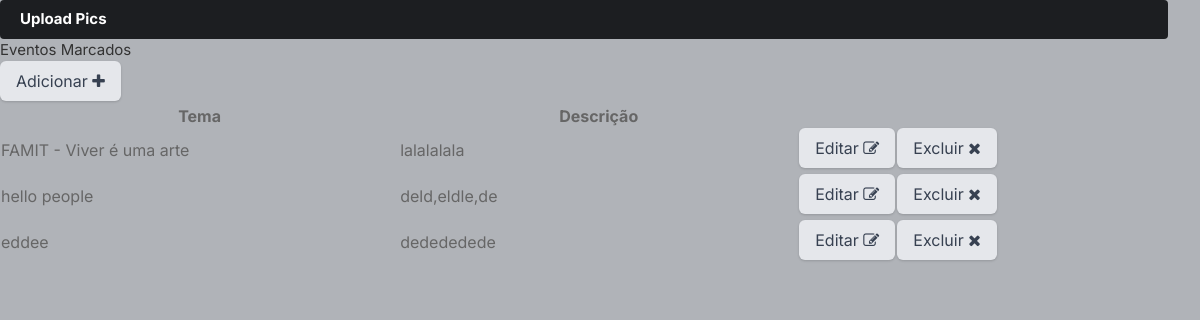
/eventos/ (signed in), run on an earlier commit of the app's database.
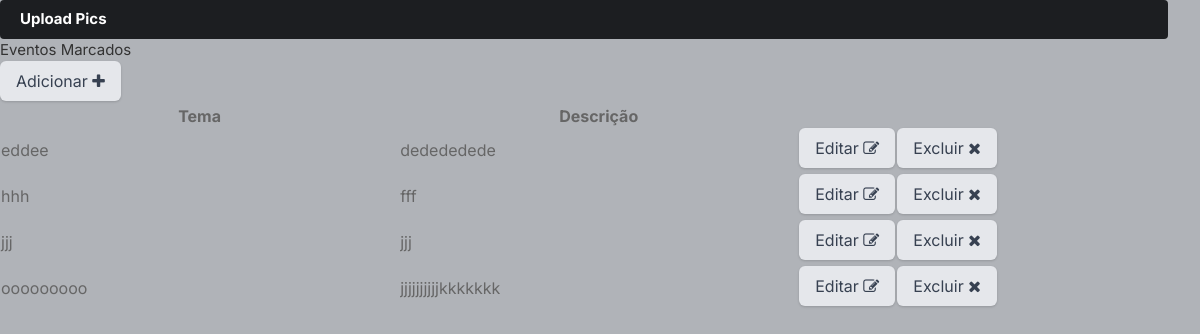
And on a later commit of the database.
### evento/models.py (models this page shows)
class Evento(models.Model):
  tema = models.CharField(max_length=200)
  descricao = models.TextField()

### evento/views.py (the view)
# urls.py: path('', views.listar, name='listar'),
@login_required()
def listar(request):
    search = request.GET.get('search')
    if search:
        eventos = Evento.objects.filter(tema__icontains=search)
    else:
        eventos = Evento.objects.all()
    context = {
        'eventos': eventos
    }
    return render(request, 'eventos/listar.html', context)

### templates/eventos/listar.html (shortened to what this page needs)
{% load static %}
{% load bootstrap %}
{% block content %}
<head>
    <link rel="stylesheet" href="{% static 'assets/css/icons.css' %}">
    <link rel="stylesheet" href="{% static 'assets/css/uikit.css' %}">
    <link rel="stylesheet" href="{% static 'assets/css/style.css' %}">
    <link rel="stylesheet" href="{% static 'assets/css/tailwind.css' %}">
    <link rel="stylesheet" href="https://cdnjs.cloudflare.com/ajax/libs/font-awesome/4.7.0/css/font-awesome.min.css">
</head>
<div class="right-side lg:pr-4">
   <a href="#"
       class="bg-pink-500 flex font-bold hidden hover:bg-pink-600 hover:text-white inline-block items-center lg:block max-h-10 mr-4 px-4 py-2 rounded shado text-white">
         Upload Pics
   </a>
<div class="row">
    <div class="col-12">
        <div class="card">
            <div class="card-body">
                <h4 class="card-title">Eventos Marcados</h4>
                   <div class="text-right mr-3">
                        <a href="/eventos/criar">
                            <button type="button" class="btn mb-1 btn-info">
                                Adicionar <span class="btn-icon-right"><i class="fa fa-plus"></i></span>
                            </button>
                        </a>
                    </div>
                <div class="table-responsive">
                    <table class="table header-border">
                        <thead>
                            <tr>
                                <th width="40%">Tema</th>
                                <th width="40%">Descrição</th>
                            </tr>
                        </thead>
                        <tbody>
                            {% if eventos %}
                            {% for e in eventos %}
                            <tr>
                                <td> <a href="/eventos/{{ e.id }}/">{{ e.tema }}</a> </td>
                                <td> <a href="/eventos/{{ e.id }}/">{{ e.descricao }}</a> </td>
                                <td>
                                    <a href="/eventos/editar/{{ e.id }}">
                                        <button type="button" class="btn mb-1 btn-primary">
                                            Editar <span class="btn-icon-right"> <i class="fa fa-edit"></i> </span>
                                        </button>
                                    </a>
                                </td>
                                <td> <a href="/eventos/excluir/{{ e.id }}">
                                        <button type="button" class="btn mb-1 btn-danger">
                                            Excluir <span class="btn-icon-right"> <i class="fa fa-close"></i> </span>
                                        </button>
                                    </a>
                                </td>
                            </tr>
                            {% endfor %}
                            {% else %}
                            <tr>
                                <td>Não há eventos marcados.</td>
                            </tr>
                            {% endif %}
                        </tbody>
                    </table>
                </div>
            </div>
        </div>
    </div>
</div>
{% endblock %}

### static/assets/css/style.css (style rules this page uses)
button { vertical-align: middle; }
::placeholder { color: #808080; opacity: 1; }
button { border: none; margin: 0; padding: 0; width: auto; overflow: visible; background: transparent; color: inherit; font: inherit; line-height: normal; cursor: pointer; }
a { color: #be185d; -webkit-transition: 0.3s; transition: 0.3s; outline: none !important; }
button { outline: none !important; }
h1, h2, h3, h4, h5, h6 { font-family: "Inter", sans-serif; text-transform: none; }
button, body .pac-container { font-family: "Inter", sans-serif; text-transform: none; }
h1, h2, h3, h4, h5, h6 { color: #333; font-weight: 500; margin: 0; padding: 0; }
h4 { font-size: 15px; }

What changed in the data, as far as the page shows it:
removed Evento: tema "FAMIT - Viver é uma arte", descricao "lalalalala"
removed Evento: tema "hello people", descricao "deld,eldle,de"
added Evento: tema "hhh", descricao "fff"
added Evento: tema "jjj", descricao "jjj"
added Evento: tema "ooooooooo", descricao "jjjjjjjjjjkkkkkkk"
